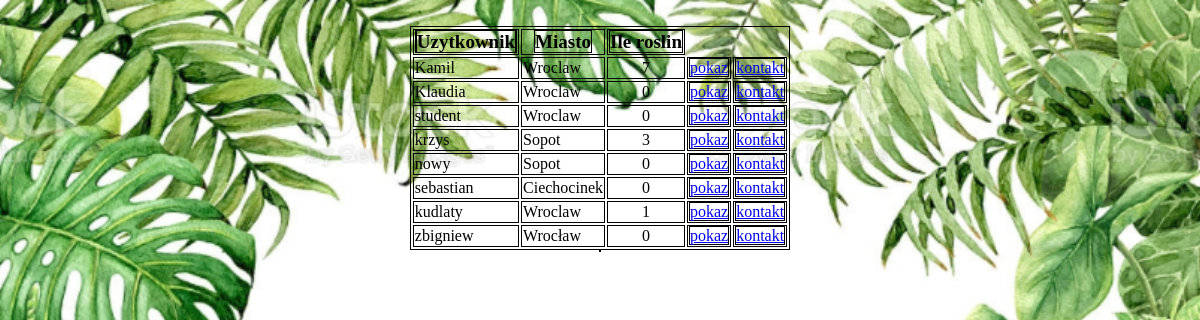
The page /users.php on the database its author committed.
### tables this page shows
CREATE TABLE `users` (
  `id` int(11) NOT NULL,
  `login` varchar(33) NOT NULL,
  `password` varchar(100) NOT NULL,
  `city` varchar(33) NOT NULL,
  `email` varchar(50) NOT NULL
);

### users.php (the view, shortened to what this page needs)
<?php
    include('header.php');
    $polaczenie = @new mysqli ( $host, $db_user, $db_password, $db_name );
echo "
    <br/><div align=\"center\">
        <table>
            <tr id=\"title\">
                <td><b><span id=\"title\">Uzytkownik   </span></b></td>
                <td><b>Miasto   </b></td>
                <td><b>Ile roslin</b></td>
            </tr>";
$ile = 0;
$sql="SELECT `id`, `login`, `city` FROM `users`";
$result = $polaczenie->query($sql);
 while($row = $result->fetch_array()){
 $sql="SELECT * FROM `plants` WHERE `user_id` = '".$row['id']."'";
$results = $polaczenie->query($sql);
 while($plants = $results->fetch_array()) $ile++;
echo "<tr><td>".$row['login']."</td><td>".$row['city']."</td><td align=\"center\">".$ile."</td>
<td><a href=\"plants.php?user_id=".$row['id']."&user=".$row['login']."\">pokaz</a></td>
<td><a href=\"wiadomosc.php?id_receiver=".$row['id']."&user=".$row['login']."\">kontakt</a></td></tr>";
$ile = 0;
}
echo "     <table>
    <div>
    ";
include('footer.php');
?>

### header.php (shortened to what this page needs)
<?php
echo "<!DOCTYPE html>
<html lang=\"pl\">
<head>
    <meta http-equiv=\"content-type\" content=\"text/html; charset=utf-8\">
    <meta name=\"viewport\" content=\"width=device-width, initial-scale=1.0\">
    <meta http-equiv=\"X-UA-Compatible\" content=\"ie=edge\">
    <link href=\"style.css\" rel=\"stylesheet\" type=\"text/css\">
    <title>Twoj parapet</title>
</head>
<body>";
?>

### footer.php (shortened to what this page needs)
<?php
echo
"</body>
</html>";
?>

### style.css (style rules this page uses)
html { background: url(plants.png) no-repeat center center fixed; -webkit-background-size: cover; -moz-background-size: cover; -o-background-size: cover; background-size: cover; }
table, table * { border: 1px solid black }
#title { font-size: 19px; text-align: center; }

### rows shown on the page
users: login "Kamil", city "Wroclaw", ile "7"
users: login "Klaudia", city "Wroclaw", ile "0"
users: login "student", city "Wroclaw", ile "0"
users: login "krzys", city "Sopot", ile "3"
users: login "nowy", city "Sopot", ile "0"
users: login "sebastian", city "Ciechocinek", ile "0"
users: login "kudlaty", city "Wroclaw", ile "1"
users: login "zbigniew", city "Wrocław", ile "0"
